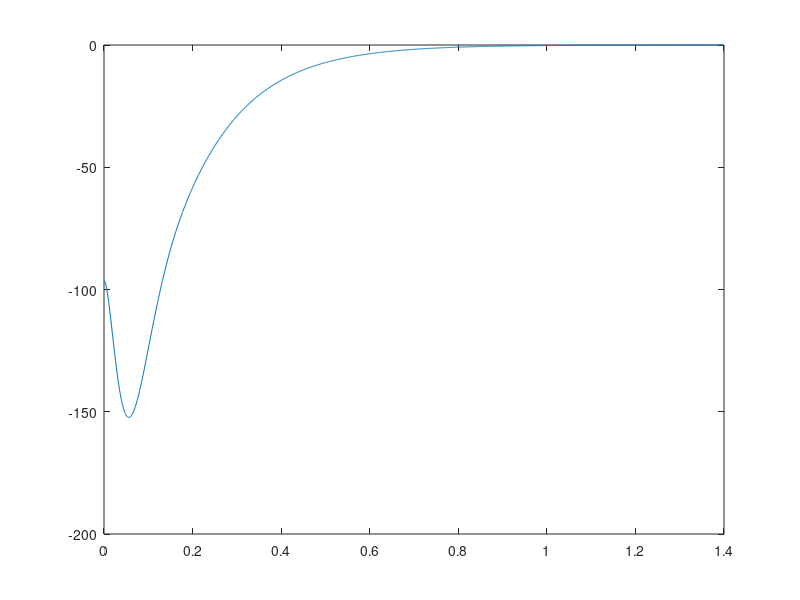

Recreate this plot in MATLAB. (Note: this script raises an error after producing the figure.)
clear;
close all;
% Robotic constants defination
sample_time = 0.001;
g = 9.8;
Zc = 0.2;

% discreate space state parameters
A = [1 sample_time sample_time^2/2; 0 1 sample_time;0 0 1];
B = [sample_time^3/6;sample_time^2/2;sample_time];
C = [1 0 -Zc/g];

% extend space state parameters
A_extend = [1 C*A;zeros(length(A),1) A];
B_extend = [C*B;B];
C_extend = [1 0 0 0];

Q_extend = 1;
Q_Square = C_extend'*Q_extend*C_extend;
R_extend  = 1e-4;

[K_extend,P_extend,e] = dlqr(A_extend,B_extend,Q_Square,R_extend);

Prv_Time = 1.4;
N = 1400; % fulture number

% parameters generate
G_extend = zeros(1,N);

G_extend(1) = -K_extend(1);
Ac_extend = A_extend - B_extend*K_extend;
X_extend = -Ac_extend'*P_extend*[1;0;0;0];
tmp = (R_extend + B_extend'*P_extend*B_extend)^-1*B_extend';
for i=2:N
    G_extend(i) = tmp*X_extend;
    X_extend = Ac_extend'*X_extend;
end
figure(1);
G_time = 0:sample_time:100;
G_time = G_time(1:N);
plot(G_time,G_extend);

% simulation total time in counts
Simulation_Time = 20;
COUNT = Simulation_Time/sample_time;

% Step parameter
StepTime = 2;
StartTime = 0.4 * StepTime;
RestTime = 0.3 * StepTime;
DblTime = 0.3 * StepTime;
ZMPx_StepLength = 0.08;
ZMPy_StepLength = 0.056;

Ref_ZMPx = zeros(1,COUNT);
Ref_ZMPy = zeros(1,COUNT);
ZMPx = zeros(1,COUNT);
ZMPy = zeros(1,COUNT);
X = zeros(3,COUNT);
Y = zeros(3,COUNT);
Input_ux = zeros(1,COUNT);
Input_uy = zeros(1,COUNT);
Time = zeros(1,COUNT);

i=2;
for t=sample_time:sample_time:StepTime
    if(t<=StartTime)
        Ref_ZMPx(1,i) = 0;
        Ref_ZMPy(1,i) = 0;
    elseif(t<=StartTime + DblTime)
        a = smothstep(0,-ZMPy_StepLength/2,DblTime);
        tmp_time = t-StartTime;
        Ref_ZMPx(1,i) = 0;
        Ref_ZMPy(1,i) = a(1) + a(2)*tmp_time + a(3)*tmp_time^2 + a(4)*tmp_time^3 + a(5)*tmp_time^4;
    else
        Ref_ZMPx(1,i) = 0;
        Ref_ZMPy(1,i) = -ZMPy_StepLength/2;
    end
    i=i+1;
end
for t=sample_time:sample_time:StepTime
    if(t<=StartTime)
        Ref_ZMPx(1,i) = 0;
        Ref_ZMPy(1,i) = -ZMPy_StepLength/2;
    elseif(t<=StartTime + DblTime)
        ax = smothstep(0,ZMPx_StepLength,DblTime);
        ay = smothstep(-ZMPy_StepLength/2,ZMPy_StepLength/2,DblTime);
        tmp_time = t-StartTime;
        Ref_ZMPx(1,i) = ax(1) + ax(2)*tmp_time + ax(3)*tmp_time^2 + ax(4)*tmp_time^3 + ax(5)*tmp_time^4;
        Ref_ZMPy(1,i) = ay(1) + ay(2)*tmp_time + ay(3)*tmp_time^2 + ay(4)*tmp_time^3 + ay(5)*tmp_time^4;
    else
        Ref_ZMPx(1,i) = ZMPx_StepLength;
        Ref_ZMPy(1,i) = ZMPy_StepLength/2;
    end
    i=i+1;
end
for t=sample_time:sample_time:StepTime
    if(t<=StartTime)
        Ref_ZMPx(1,i) = ZMPx_StepLength;
        Ref_ZMPy(1,i) = ZMPy_StepLength/2;
    elseif(t<=StartTime + DblTime)
        ax = smothstep(ZMPx_StepLength,2*ZMPx_StepLength,DblTime);
        ay = smothstep(ZMPy_StepLength/2,-ZMPy_StepLength/2,DblTime);
        tmp_time = t-StartTime;
        Ref_ZMPx(1,i) = ax(1) + ax(2)*tmp_time + ax(3)*tmp_time^2 + ax(4)*tmp_time^3 + ax(5)*tmp_time^4;
        Ref_ZMPy(1,i) = ay(1) + ay(2)*tmp_time + ay(3)*tmp_time^2 + ay(4)*tmp_time^3 + ay(5)*tmp_time^4;
    else
        Ref_ZMPx(1,i) = 2*ZMPx_StepLength;
        Ref_ZMPy(1,i) = -ZMPy_StepLength/2;
    end
    i=i+1;
end
for t=sample_time:sample_time:StepTime
    if(t<=StartTime)
        Ref_ZMPx(1,i) = 2*ZMPx_StepLength;
        Ref_ZMPy(1,i) = -ZMPy_StepLength/2;
    elseif(t<=StartTime + DblTime)
        ax = smothstep(2*ZMPx_StepLength,3*ZMPx_StepLength,DblTime);
        ay = smothstep(-ZMPy_StepLength/2,ZMPy_StepLength/2,DblTime);
        tmp_time = t-StartTime;
        Ref_ZMPx(1,i) = ax(1) + ax(2)*tmp_time + ax(3)*tmp_time^2 + ax(4)*tmp_time^3 + ax(5)*tmp_time^4;
        Ref_ZMPy(1,i) = ay(1) + ay(2)*tmp_time + ay(3)*tmp_time^2 + ay(4)*tmp_time^3 + ay(5)*tmp_time^4;
    else
        Ref_ZMPx(1,i) = 3*ZMPx_StepLength;
        Ref_ZMPy(1,i) = ZMPy_StepLength/2;
    end
    i=i+1;
end
for t=sample_time:sample_time:StepTime
    if(t<=StartTime)
        Ref_ZMPx(1,i) = 3*ZMPx_StepLength;
        Ref_ZMPy(1,i) = ZMPy_StepLength/2;
    elseif(t<=StartTime + DblTime)
        a = smothstep(ZMPy_StepLength/2,0,DblTime);
        tmp_time = t-StartTime;
        Ref_ZMPx(1,i) = 3*ZMPx_StepLength;
        Ref_ZMPy(1,i) = a(1) + a(2)*tmp_time + a(3)*tmp_time^2 + a(4)*tmp_time^3 + a(5)*tmp_time^4;
    else
        Ref_ZMPx(1,i) = 3*ZMPx_StepLength;
        Ref_ZMPy(1,i) = 0;
    end
    i=i+1;
end
for j=i:COUNT
    Ref_ZMPx(1,j) = 3*ZMPx_StepLength;
    Ref_ZMPy(1,j) = 0;
end

% for t =sample_time:sample_time:Simulation_Time
%     if(t<RestTime+Prv_Time-DblTime/2)
%         Ref_ZMPx(1,i) = 0;
%         Ref_ZMPy(1,i) = 0;
%     elseif(t<RestTime+Prv_Time+DblTime/2)
%         a = smothstep(0,-ZMPy_StepLength/2,DblTime);
%         tmp_time = t-(RestTime+Prv_Time-DblTime/2);
%         Ref_ZMPx(1,i) = 0;
%         Ref_ZMPy(1,i) = a(1) + a(2)*tmp_time + a(3)*tmp_time^2 + a(4)*tmp_time^3 + a(5)*tmp_time^4;
%     elseif(t<RestTime + StepTime + RestTime + Prv_Time - DblTime/2)
%         Ref_ZMPx(1,i) = 0;
%         Ref_ZMPy(1,i) = -ZMPy_StepLength/2;
%     elseif(t<RestTime + StepTime + RestTime + Prv_Time + DblTime/2)    
%         ax = smothstep(0,ZMPx_StepLength,DblTime);
%         ay = smothstep(-ZMPy_StepLength/2,ZMPy_StepLength/2,DblTime);
%         tmp_time = t-(RestTime + StepTime + RestTime + Prv_Time - DblTime/2);
%         Ref_ZMPx(1,i) = ax(1) + ax(2)*tmp_time + ax(3)*tmp_time^2 + ax(4)*tmp_time^3 + ax(5)*tmp_time^4;
%         Ref_ZMPy(1,i) = ay(1) + ay(2)*tmp_time + ay(3)*tmp_time^2 + ay(4)*tmp_time^3 + ay(5)*tmp_time^4;
%     elseif(t<RestTime + StepTime + RestTime + StepTime + RestTime + Prv_Time - DblTime/2)
%         Ref_ZMPx(1,i) = ZMPx_StepLength;
%         Ref_ZMPy(1,i) = ZMPy_StepLength/2;
%     elseif(t<RestTime + StepTime + RestTime + StepTime + RestTime + Prv_Time + DblTime/2)
%         ay = smothstep(ZMPy_StepLength/2,0,DblTime);
%         tmp_time = t-(RestTime + StepTime + RestTime + StepTime + RestTime + Prv_Time - DblTime/2);
%         Ref_ZMPx(1,i) = ZMPx_StepLength;
%         Ref_ZMPy(1,i) = ay(1) + ay(2)*tmp_time + ay(3)*tmp_time^2 + ay(4)*tmp_time^3 + ay(5)*tmp_time^4;        
%     elseif(t<RestTime + StepTime + RestTime + StepTime + RestTime + StepTime + RestTime + Prv_Time)
%         Ref_ZMPx(1,i) = ZMPx_StepLength;
%         Ref_ZMPy(1,i) = 0;
%     else
%         Ref_ZMPx(1,i) = ZMPx_StepLength;
%         Ref_ZMPy(1,i) = 0;
%     end
%     i=i+1;
% end


% initialize state

X(:,1) = zeros(3,1);
Y(:,1) = zeros(3,1);
ZMPx(1) = C*X(:,1);
ZMPy(1) = C*Y(:,1);
Inputx_tmp = 0;
Inputy_tmp = 0;

Ks = K_extend(1);
Kx = K_extend(2:4);

for i=1:COUNT-1
    Inputx_tmp = Inputx_tmp + (-Ks)*(ZMPx(i)-Ref_ZMPx(i));
    Inputy_tmp = Inputy_tmp + (-Ks)*(ZMPy(i)-Ref_ZMPy(i));
    Input_ux(i) = Inputx_tmp - Kx*X(:,i);
    Input_uy(i) = Inputy_tmp - Kx*Y(:,i);
    for j=1:N
        Input_ux(i) = Input_ux(i) - G_extend(j)*Ref_ZMPx(min(i+j,COUNT));
        Input_uy(i) = Input_uy(i) - G_extend(j)*Ref_ZMPy(min(i+j,COUNT));
    end
    X(:,i+1) = A*X(:,i) + B*Input_ux(i);
    Y(:,i+1) = A*Y(:,i) + B*Input_uy(i);
    ZMPx(i+1)= C*X(:,i+1);
    ZMPy(i+1)= C*Y(:,i+1);
    Time(i+1) = Time(i)+sample_time;
end

figure(2);
plot(Time,X(1,:));
hold on;
plot(Time,ZMPx(:));
hold on;
plot(Time,Ref_ZMPx(:));
grid on;

figure(3);
plot(Time,X(1,:));
hold on;
plot(Time,X(2,:));
hold on;
plot(Time,X(3,:));
grid on;

figure(4);
plot(Time,Y(1,:));
hold on;
plot(Time,ZMPy(:));
hold on;
plot(Time,Ref_ZMPy(:));
grid on;

figure(5);
plot(Time,Y(1,:));
hold on;
plot(Time,Y(2,:));
hold on;
plot(Time,Y(3,:));
grid on;

figure(6)
plot(X(1,:),Y(1,:));
grid on;

fid = fopen('preview_test2.txt','w');
fprintf(fid,"#pragma once \r\n");
fprintf(fid,"constexpr double TEST2_REFERENCE_ZMPX[] = ");
fprintf(fid,"{");
for i=1:COUNT
    fprintf(fid,"%.12f",Ref_ZMPx(1,i));
    if(i~=COUNT)
        fprintf(fid,",");
    end
end
fprintf(fid,"};");
fprintf(fid,"\r\n");

fprintf(fid,"constexpr double TEST2_REFERENCE_ZMPY[] = ");
fprintf(fid,"{");
for i=1:COUNT
    fprintf(fid,"%.12f",Ref_ZMPy(1,i));
    if(i~=COUNT)
        fprintf(fid,",");
    end
end
fprintf(fid,"};");
fprintf(fid,"\r\n");

fprintf(fid,"constexpr double TEST2_REFERENCE_INPUTX[] = ");
fprintf(fid,"{");
for i=1:COUNT
    fprintf(fid,"%.12f",Input_ux(i));
    if(i~=COUNT)
        fprintf(fid,",");
    end
end
fprintf(fid,"};");
fprintf(fid,"\r\n");

fprintf(fid,"constexpr double TEST2_REFERENCE_INPUTY[] = ");
fprintf(fid,"{");
for i=1:COUNT
    fprintf(fid,"%.12f",Input_uy(i));
    if(i~=COUNT)
        fprintf(fid,",");
    end
end
fprintf(fid,"};");
fprintf(fid,"\r\n");

fprintf(fid,"constexpr double TEST2_REFERENCE_STATEX1[] = ");
fprintf(fid,"{");
for i=1:COUNT
    fprintf(fid,"%.12f",X(1,i));
    if(i~=COUNT)
        fprintf(fid,",");
    end
end
fprintf(fid,"};");
fprintf(fid,"\r\n");

fprintf(fid,"constexpr double TEST2_REFERENCE_STATEX2[] = ");
fprintf(fid,"{");
for i=1:COUNT
    fprintf(fid,"%.12f",X(2,i));
    if(i~=COUNT)
        fprintf(fid,",");
    end
end
fprintf(fid,"};");
fprintf(fid,"\r\n");

fprintf(fid,"constexpr double TEST2_REFERENCE_STATEX3[] = ");
fprintf(fid,"{");
for i=1:COUNT
    fprintf(fid,"%.12f",X(3,i));
    if(i~=COUNT)
        fprintf(fid,",");
    end
end
fprintf(fid,"};");
fprintf(fid,"\r\n");

fprintf(fid,"constexpr double TEST2_REFERENCE_STATEY1[] = ");
fprintf(fid,"{");
for i=1:COUNT
    fprintf(fid,"%.12f",Y(1,i));
    if(i~=COUNT)
        fprintf(fid,",");
    end
end
fprintf(fid,"};");
fprintf(fid,"\r\n");

fprintf(fid,"constexpr double TEST2_REFERENCE_STATEY2[] = ");
fprintf(fid,"{");
for i=1:COUNT
    fprintf(fid,"%.12f",Y(2,i));
    if(i~=COUNT)
        fprintf(fid,",");
    end
end
fprintf(fid,"};");
fprintf(fid,"\r\n");

fprintf(fid,"constexpr double TEST2_REFERENCE_STATEY3[] = ");
fprintf(fid,"{");
for i=1:COUNT
    fprintf(fid,"%.12f",Y(3,i));
    if(i~=COUNT)
        fprintf(fid,",");
    end
end
fprintf(fid,"};");
fprintf(fid,"\r\n");

fprintf(fid,"constexpr double TEST2_REFERENCE_STATEZMPX[] = ");
fprintf(fid,"{");
for i=1:COUNT
    fprintf(fid,"%.12f",ZMPx(1,i));
    if(i~=COUNT)
        fprintf(fid,",");
    end
end
fprintf(fid,"};");
fprintf(fid,"\r\n");

fprintf(fid,"constexpr double TEST2_REFERENCE_STATEZMPY[] = ");
fprintf(fid,"{");
for i=1:COUNT
    fprintf(fid,"%.12f",ZMPy(1,i));
    if(i~=COUNT)
        fprintf(fid,",");
    end
end
fprintf(fid,"};");
fprintf(fid,"\r\n");

fclose(fid);